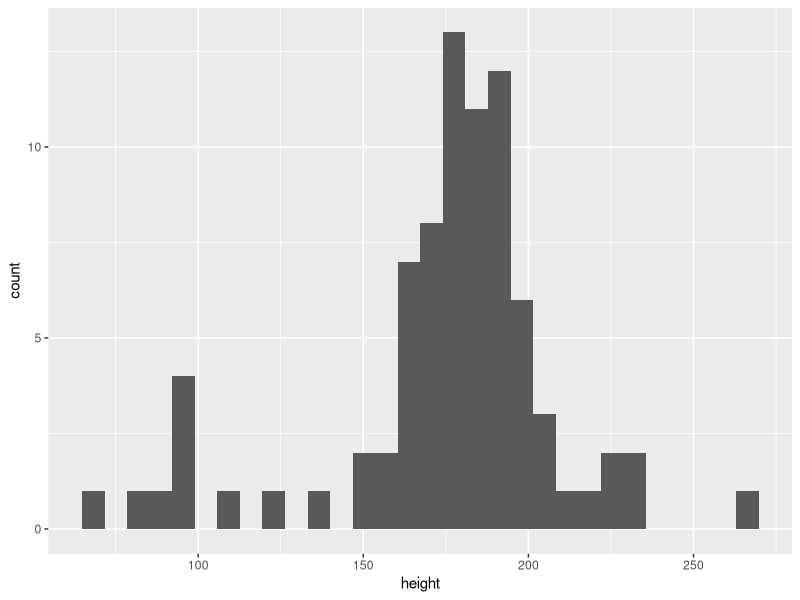
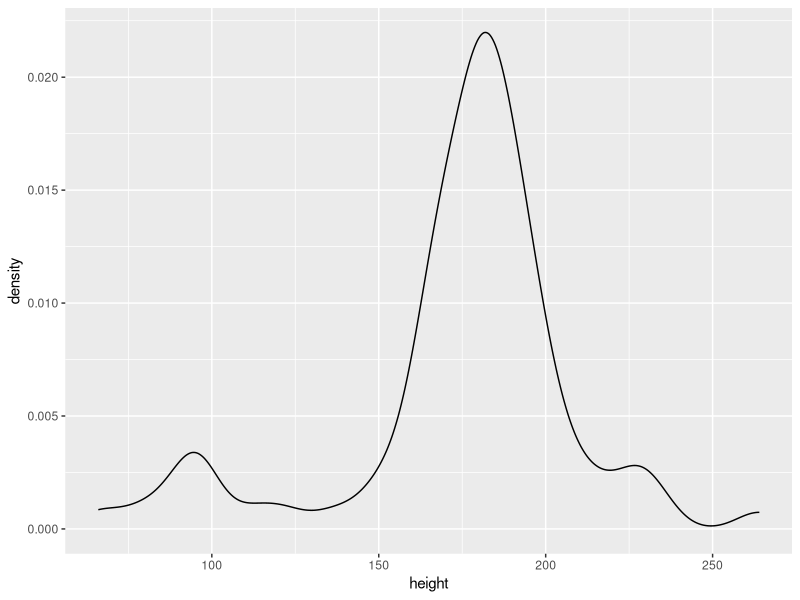
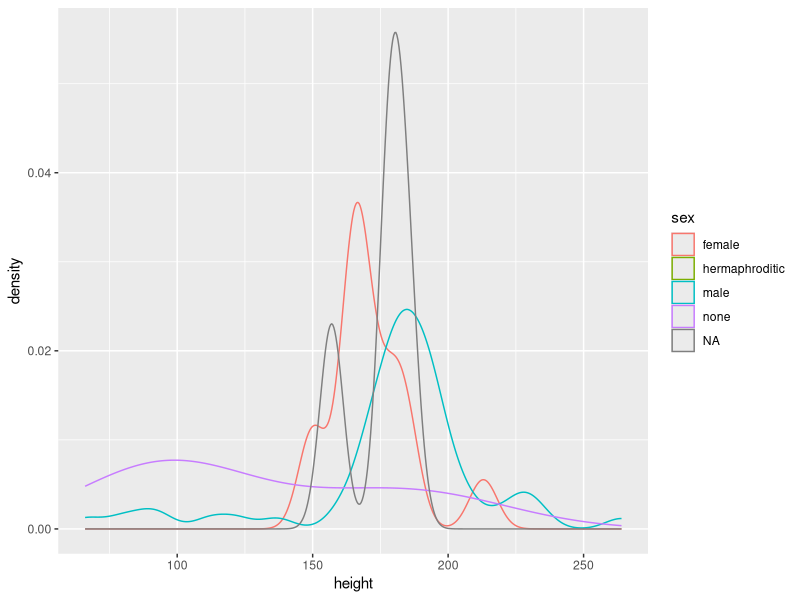
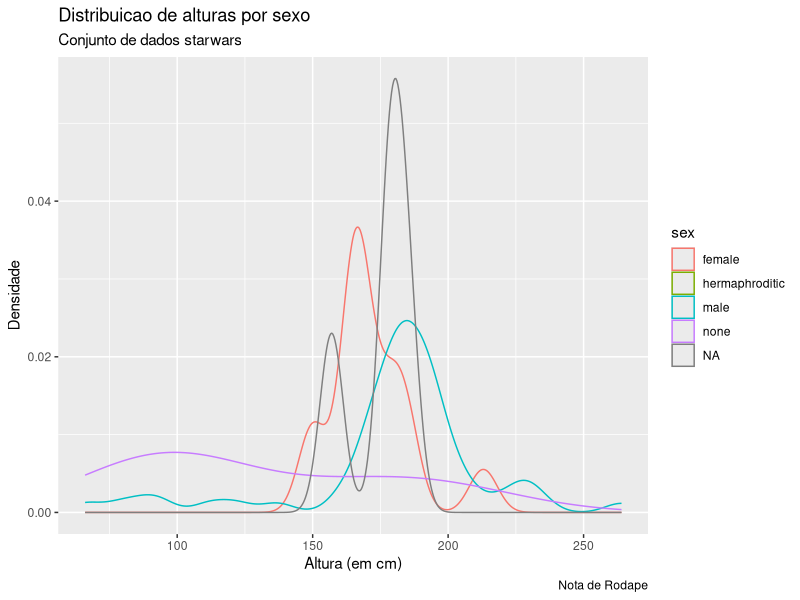
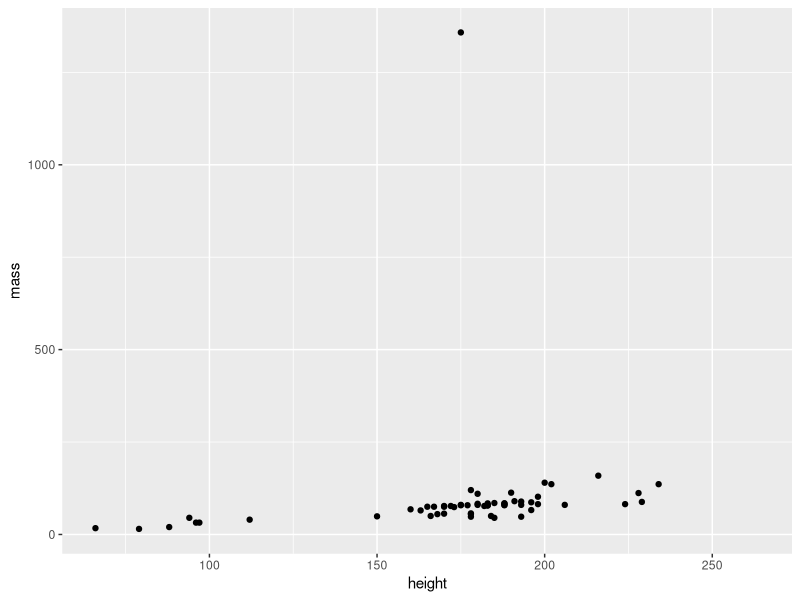
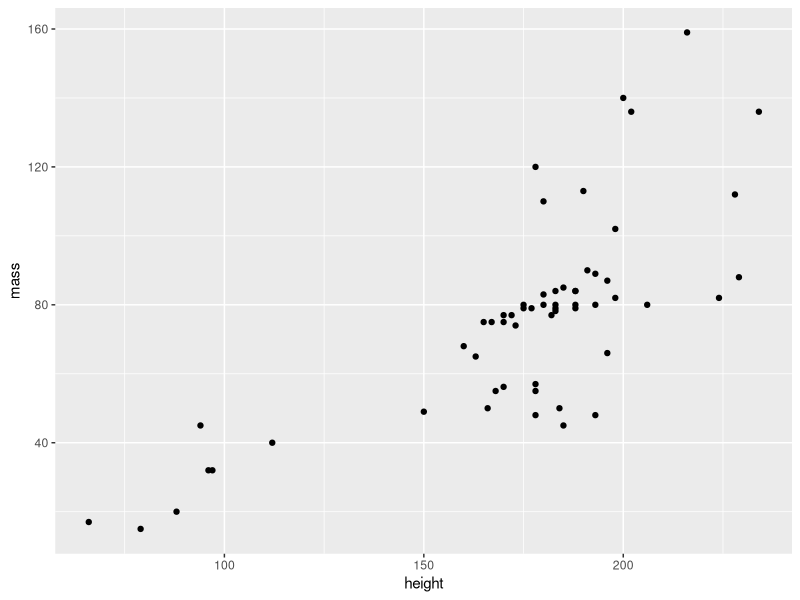
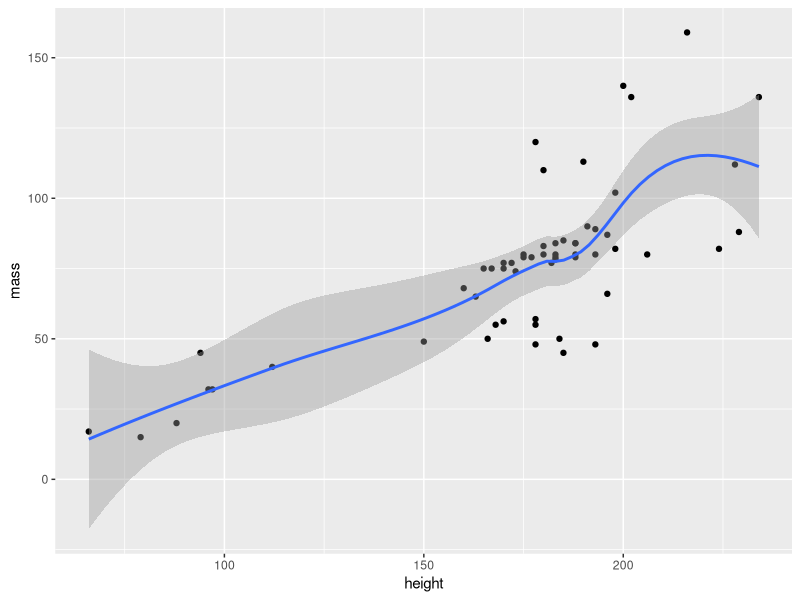
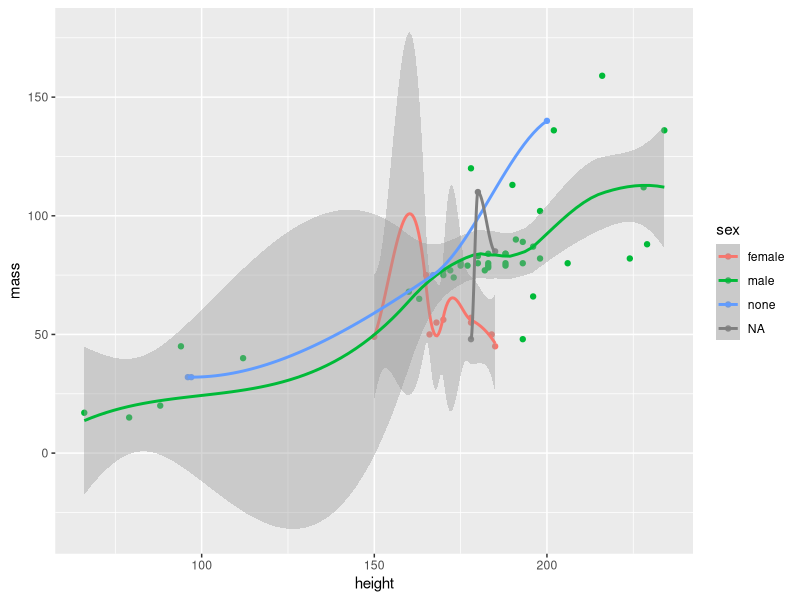

Recreate these plots in R, in order.
library(ggplot2)
library(tidyverse)
  
starwars #Base de dados do starWars


#construindo o histograma apenas xom o eixo x

starwars %>%
  ggplot(aes(x=height)) +
  geom_histogram()

#Construindo grafico de densidade
starwars %>%
  ggplot(aes(x = height))+
  geom_density()
#Construindo grafico de densidade em multiplos niveis
starwars %>%
  ggplot(aes(x = height, color = sex))+
  geom_density()
#Adicionar titulos, sub-titulos e mais labs()
starwars %>%
  ggplot(aes(x = height, color = sex))+
  geom_density()+
  labs(
    title = "Distribuicao de alturas por sexo",
    subtitle = 'Conjunto de dados starwars',
    x = 'Altura (em cm)',
    y = "Densidade",
    caption = "Nota de Rodape"
  )
#Criacao do grafico de dispersao simples
starwars%>%
  ggplot(aes(x = height, y = mass))+
  geom_point()

#Usando o filter para remover os outliers
starwars%>%
  filter(mass < 1000) %>%
  ggplot(aes(x = height, y = mass))+
  geom_point()
#Ajustando a linha de tendencia 
starwars%>%
  filter(mass < 1000) %>%
  ggplot(aes(x = height, y = mass))+
  geom_point() +
  geom_smooth(method = 'loess')


#Diferenciando as cores por sexo

starwars %>%
  filter(mass<1000)%>%
  ggplot(aes(x = height, y =mass, color = sex))+
  geom_point()+
  geom_smooth(method = 'loess')


#Criando linhas verticais e horizontais no grafico

starwars %>%
  filter(mass<1000)%>%
  ggplot(aes(x = height, y = mass, color = sex))+
  geom_point()+
  geom_hline(yintercept = 40, linetype = 'dashed')+
  geom_vline(xintercept = 120, linetype = 'dotted', color = "purple")

  
